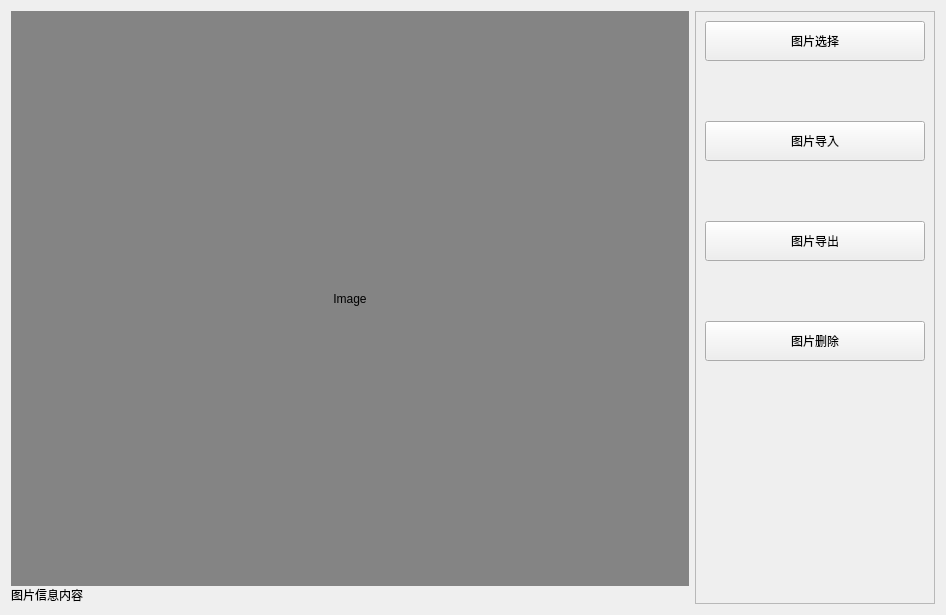
<?xml version="1.0" encoding="UTF-8"?>
<ui version="4.0">
 <class>ImageManager</class>
 <widget class="QWidget" name="ImageManager">
  <property name="geometry">
   <rect>
    <x>0</x>
    <y>0</y>
    <width>946</width>
    <height>615</height>
   </rect>
  </property>
  <property name="windowTitle">
   <string>Form</string>
  </property>
  <layout class="QHBoxLayout" name="horizontalLayout">
   <item>
    <layout class="QVBoxLayout" name="verticalLayout_3" stretch="1,0">
     <property name="spacing">
      <number>0</number>
     </property>
     <item>
      <widget class="QLabel" name="label">
       <property name="sizePolicy">
        <sizepolicy hsizetype="Expanding" vsizetype="Preferred">
         <horstretch>0</horstretch>
         <verstretch>0</verstretch>
        </sizepolicy>
       </property>
       <property name="styleSheet">
        <string notr="true">background-color: rgb(132, 132, 132);</string>
       </property>
       <property name="text">
        <string>Image</string>
       </property>
       <property name="alignment">
        <set>Qt::AlignCenter</set>
       </property>
      </widget>
     </item>
     <item>
      <widget class="QLabel" name="label_12">
       <property name="text">
        <string>图片信息内容</string>
       </property>
      </widget>
     </item>
    </layout>
   </item>
   <item>
    <widget class="QFrame" name="frame">
     <property name="sizePolicy">
      <sizepolicy hsizetype="Expanding" vsizetype="Preferred">
       <horstretch>0</horstretch>
       <verstretch>0</verstretch>
      </sizepolicy>
     </property>
     <property name="maximumSize">
      <size>
       <width>240</width>
       <height>16777215</height>
      </size>
     </property>
     <property name="frameShape">
      <enum>QFrame::StyledPanel</enum>
     </property>
     <property name="frameShadow">
      <enum>QFrame::Raised</enum>
     </property>
     <layout class="QVBoxLayout" name="verticalLayout">
      <property name="spacing">
       <number>60</number>
      </property>
      <item>
       <widget class="QPushButton" name="pushButton">
        <property name="minimumSize">
         <size>
          <width>0</width>
          <height>40</height>
         </size>
        </property>
        <property name="text">
         <string>图片选择</string>
        </property>
       </widget>
      </item>
      <item>
       <widget class="QPushButton" name="pushButton_2">
        <property name="minimumSize">
         <size>
          <width>0</width>
          <height>40</height>
         </size>
        </property>
        <property name="text">
         <string>图片导入</string>
        </property>
       </widget>
      </item>
      <item>
       <widget class="QPushButton" name="pushButton_3">
        <property name="minimumSize">
         <size>
          <width>0</width>
          <height>40</height>
         </size>
        </property>
        <property name="text">
         <string>图片导出</string>
        </property>
       </widget>
      </item>
      <item>
       <widget class="QPushButton" name="pushButton_4">
        <property name="minimumSize">
         <size>
          <width>0</width>
          <height>40</height>
         </size>
        </property>
        <property name="text">
         <string>图片删除</string>
        </property>
       </widget>
      </item>
      <item>
       <spacer name="verticalSpacer">
        <property name="orientation">
         <enum>Qt::Vertical</enum>
        </property>
        <property name="sizeHint" stdset="0">
         <size>
          <width>20</width>
          <height>242</height>
         </size>
        </property>
       </spacer>
      </item>
     </layout>
    </widget>
   </item>
  </layout>
 </widget>
 <resources/>
 <connections/>
</ui>
